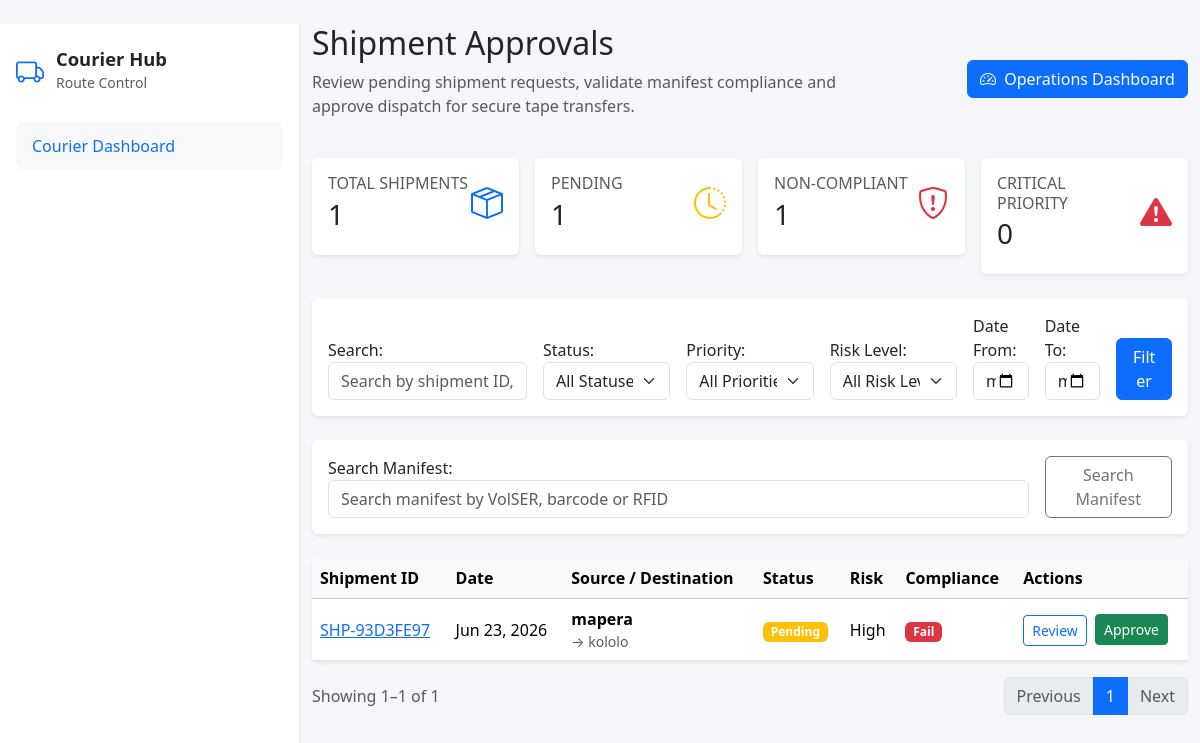
The app's page /shipment-approvals/ (signed in), older data.
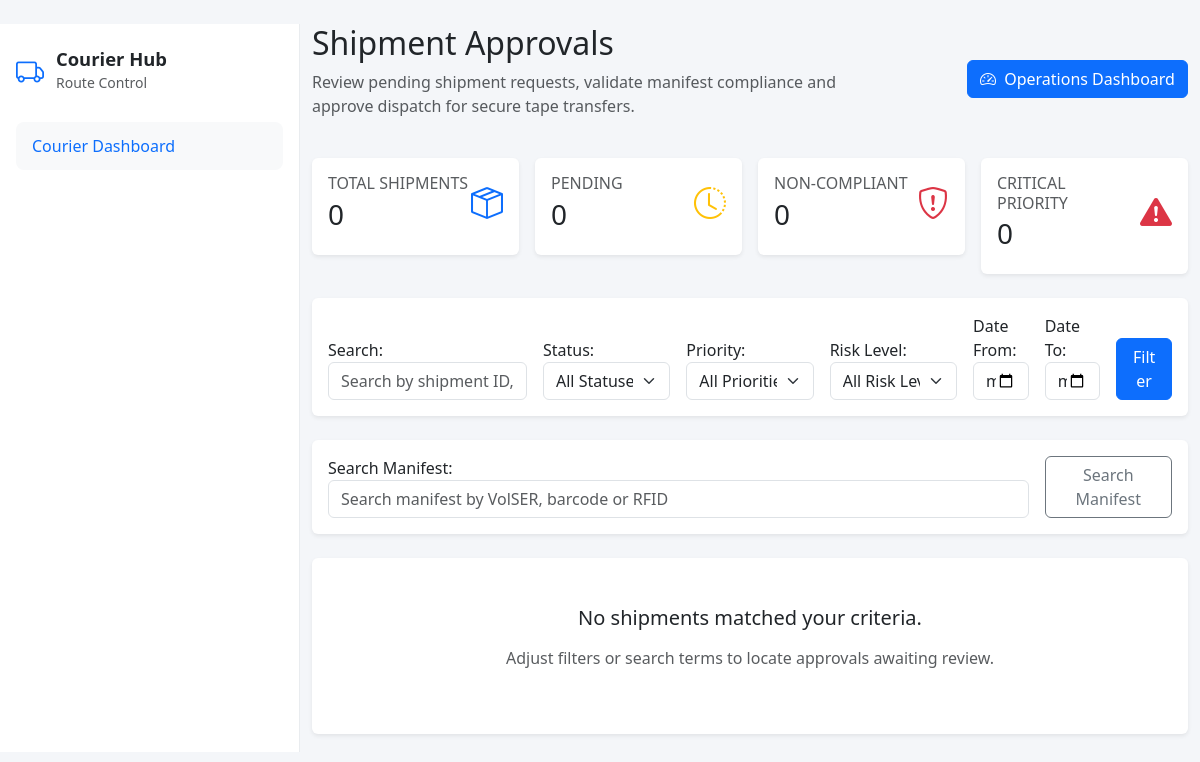
The same page, newer data.
### inventory/models.py (models this page shows, shortened)
class Shipment(models.Model):
    id = models.UUIDField(primary_key=True, default=uuid.uuid4, editable=False)
    SHIPMENT_TYPE_CHOICES = [
        ('Off-Site Transfer', 'Off-Site Transfer'),
        ('Return', 'Return'),
        ('Retrieval', 'Retrieval'),
        ('Destruction', 'Destruction'),
    ]
    SHIPMENT_STATUS_CHOICES = [
        ('Pending', 'Pending'),
        ('More Info Requested', 'More Info Requested'),
        ('Approved', 'Approved'),
        ('Rejected', 'Rejected'),
        ('Dispatched', 'Dispatched'),
        ('Picked Up', 'Picked Up'),
        ('In Transit', 'In Transit'),
        ('Delivered', 'Delivered'),
        ('Completed', 'Completed'),
        ('Return Accepted', 'Return Accepted'),
        ('Cancelled', 'Cancelled'),
    ]
    PRIORITY_LEVEL_CHOICES = [
        ('Normal', 'Normal'),
        ('High', 'High'),
        ('Critical', 'Critical'),
    ]
    DELIVERY_STATUS_CHOICES = [
        ('Delivered', 'Delivered'),
        ('Partially Delivered', 'Partially Delivered'),
    ]
    shipment_id = models.CharField(
        max_length=50,
        unique=True,
        default=generate_shipment_id,
        editable=False,
    )
    shipment_date = models.DateField(default=timezone.localdate)
    shipment_type = models.CharField(max_length=50, choices=SHIPMENT_TYPE_CHOICES)
    status = models.CharField(max_length=50, choices=SHIPMENT_STATUS_CHOICES, default='Pending')
    priority_level = models.CharField(max_length=20, choices=PRIORITY_LEVEL_CHOICES, default='Normal')
    number_of_tapes = models.PositiveIntegerField(default=0)
    source_location = models.CharField(max_length=200, blank=True)
    releasing_custodian = models.CharField(max_length=150, blank=True)
    release_datetime = models.DateTimeField(null=True, blank=True)
    destination_location = models.CharField(max_length=200, blank=True)
    receiving_organization = models.CharField(max_length=200, blank=True)
    expected_delivery_date = models.DateField(null=True, blank=True)
    receiving_custodian = models.CharField(max_length=150, blank=True)
    courier_name = models.CharField(max_length=150, blank=True)
    courier_contact = models.CharField(max_length=100, blank=True)
    vehicle_number = models.CharField(max_length=100, blank=True)
    tracking_number = models.CharField(max_length=150, blank=True)
    tapes = models.ManyToManyField('Tape', blank=True, related_name='shipments')
    approved_by = models.ForeignKey(
        settings.AUTH_USER_MODEL,
        null=True,
        blank=True,
        on_delete=models.SET_NULL,
        related_name='approved_shipments'
    )
    approval_date = models.DateTimeField(null=True, blank=True)
    approval_remarks = models.TextField(blank=True)
    delivery_date = models.DateField(null=True, blank=True)
    delivery_time = models.TimeField(null=True, blank=True)
    received_by = models.CharField(max_length=150, blank=True)
    delivery_status = models.CharField(max_length=30, choices=DELIVERY_STATUS_CHOICES, blank=True)
    delivery_notes = models.TextField(blank=True)
    created_by = models.ForeignKey(
        settings.AUTH_USER_MODEL,
        null=True,
        blank=True,
        on_delete=models.SET_NULL,
        related_name='created_shipments'
    )
    created_at = models.DateTimeField(auto_now_add=True)
    last_updated_by = models.ForeignKey(
        settings.AUTH_USER_MODEL,
        null=True,
        blank=True,
        on_delete=models.SET_NULL,
        related_name='updated_shipments'
    )
    last_updated_at = models.DateTimeField(auto_now=True)
    class Meta:
        ordering = ['-shipment_date', '-created_at']
    def has_dual_custody(self):
        return bool(self.releasing_custodian and self.receiving_custodian)
    def is_manifest_complete(self):
        return self.number_of_tapes > 0 and self.tapes.exists() and self.number_of_tapes == self.tapes.count()
    def is_overdue_for_approval(self):
        if not self.shipment_date:
            return False
        return self.status in ['Pending', 'More Info Requested'] and self.shipment_date < (timezone.localdate() - timedelta(days=2))
    def compliance_checks(self):
        checks = {
            'tape_exists': self.tapes.exists(),
            'duplicate_tapes': not self.tapes.values('id').annotate(count=Count('id')).filter(count__gt=1).exists(),
            'manifest_complete': self.is_manifest_complete(),
            'retention_compliance': not self.tapes.filter(retention_end_date__lt=(self.expected_delivery_date or timezone.localdate())).exists(),
            'legal_hold': not self.tapes.filter(legal_hold=True).exists(),
            'audit_hold': not self.tapes.filter(audit_hold=True).exists(),
            'damage_status': not self.tapes.filter(status='Damaged').exists(),
            'missing_tape_status': not self.tapes.filter(status='Missing').exists(),
            'dual_custody': self.has_dual_custody(),
        }
        return checks
    def compliance_passed(self):
        return all(self.compliance_checks().values())
    def risk_score(self):
        score = 0
        if self.tapes.filter(status='Missing').exists():
            score += 30
        if self.tapes.filter(status='Damaged').exists():
            score += 25
        if self.tapes.filter(legal_hold=True).exists():
            score += 20
        if self.tapes.filter(audit_hold=True).exists():
            score += 20
        if not self.is_manifest_complete():
            score += 15
        if self.priority_level == 'Critical':
            score += 15
        elif self.priority_level == 'High':
            score += 8
        return min(score, 100)
    def risk_level(self):
        score = self.risk_score()
        if score >= 70:
            return 'Critical'
        if score >= 45:
            return 'High'
        if score >= 20:
            return 'Medium'
        return 'Low'

### inventory/views.py (the view, shortened to what this page needs)
# urls.py: path('shipment-approvals/', views.shipment_approvals, name='shipment-approvals'),
@user_passes_test(lambda u: u.is_superuser or is_operations_manager(u), login_url='signin')
@login_required(login_url='signin')
def shipment_approvals(request):
    filter_form = ShipmentApprovalFilterForm(request.GET or None)
    manifest_form = ManifestSearchForm(request.GET or None)
    shipments = Shipment.objects.select_related('approved_by', 'created_by', 'last_updated_by').prefetch_related('tapes').order_by('-shipment_date')
    risk_level_filter = None
    if risk_level_filter:
        shipments = [shipment for shipment in shipments if shipment.risk_level() == risk_level_filter]
    if not isinstance(shipments, list):
        shipments = list(shipments)
    total_shipments = len(shipments)
    pending_count = sum(1 for shipment in shipments if shipment.status == 'Pending')
    more_info_count = sum(1 for shipment in shipments if shipment.status == 'More Info Requested')
    approved_count = sum(1 for shipment in shipments if shipment.status == 'Approved')
    rejected_count = sum(1 for shipment in shipments if shipment.status == 'Rejected')
    critical_count = sum(1 for shipment in shipments if shipment.priority_level == 'Critical')
    non_compliant_count = sum(1 for shipment in shipments if not shipment.compliance_passed())
    overdue_count = sum(1 for shipment in shipments if shipment.is_overdue_for_approval())
    page_number = request.GET.get('page', 1)
    paginator = Paginator(shipments, 10)
    shipment_page = paginator.get_page(page_number)
    context = {
        'dashboard_tabs': OPERATIONS_FEATURE_TABS,
        'filter_form': filter_form,
        'manifest_form': manifest_form,
        'shipments': shipment_page,
        'total_shipments': total_shipments,
        'pending_count': pending_count,
        'more_info_count': more_info_count,
        'approved_count': approved_count,
        'rejected_count': rejected_count,
        'critical_count': critical_count,
        'non_compliant_count': non_compliant_count,
        'overdue_count': overdue_count,
        'has_results': total_shipments > 0,
    }
    if request.GET.get('partial'):
        return render(request, 'shipment_approvals_fragment.html', context)
    return render(request, 'shipment_approvals.html', context)

### inventory/forms.py
class ManifestSearchForm(forms.Form):
    query = forms.CharField(
        required=False,
        widget=forms.TextInput(attrs={'class': 'form-control', 'placeholder': 'Search manifest by VolSER, barcode or RFID'}),
        label='Search Manifest',
    )
    tape_status = forms.ChoiceField(
        required=False,
        choices=[('', 'All Tape Statuses')] + Tape.STATUS_CHOICES,
        widget=forms.Select(attrs={'class': 'form-select'}),
        label='Tape Status',
    )

### inventory/templates/shipment_approvals.html (shortened to what the changed rows need)
{% extends 'base.html' %}
{% load static %}
{% block content %}
<div class="row mb-4">
    <div class="col-md-8">
        <h2 class="mb-2">Shipment Approvals</h2>
    </div>
</div>
<div class="row g-3 mb-4">
    <div class="col-sm-6 col-xl-3">
        <div class="card shadow-sm border-0">
            <div class="card-body">
                <div class="d-flex justify-content-between align-items-center mb-2">
                    <div>
                        <h6 class="text-uppercase text-muted mb-1">Total Shipments</h6>
                        <h3 class="mb-0">{{ total_shipments }}</h3>
                    </div>
                </div>
            </div>
        </div>
    </div>
    <div class="col-sm-6 col-xl-3">
        <div class="card shadow-sm border-0">
            <div class="card-body">
                <div class="d-flex justify-content-between align-items-center mb-2">
                    <div>
                        <h6 class="text-uppercase text-muted mb-1">Pending</h6>
                        <h3 class="mb-0">{{ pending_count }}</h3>
                    </div>
                </div>
            </div>
        </div>
    </div>
    <div class="col-sm-6 col-xl-3">
        <div class="card shadow-sm border-0">
            <div class="card-body">
                <div class="d-flex justify-content-between align-items-center mb-2">
                    <div>
                        <h6 class="text-uppercase text-muted mb-1">Non-Compliant</h6>
                        <h3 class="mb-0">{{ non_compliant_count }}</h3>
                    </div>
                </div>
            </div>
        </div>
    </div>
</div>
{% if has_results %}
<div class="card shadow-sm border-0">
    <div class="card-body p-0">
        <div class="table-responsive">
            <table class="table table-hover align-middle mb-0">
                <thead class="table-light">
                    <tr>
                        <th>Shipment ID</th>
                        <th>Date</th>
                        <th>Source / Destination</th>
                        <th>Status</th>
                        <th>Risk</th>
                        <th>Compliance</th>
                        <th>Actions</th>
                    </tr>
                </thead>
                <tbody>
                    {% for shipment in shipments %}
                    <tr>
                        <td><a href="{% url 'shipment-detail' shipment.pk %}">{{ shipment.shipment_id }}</a></td>
                        <td>{{ shipment.shipment_date|date:'M d, Y' }}</td>
                        <td>
                            <div class="fw-semibold">{{ shipment.source_location|default:'N/A' }}</div>
                            <div class="text-muted small">→ {{ shipment.destination_location|default:'N/A' }}</div>
                        </td>
                        <td>
                            {% if shipment.status == 'Pending' %}
                                <span class="badge bg-warning">{{ shipment.status }}</span>
                            {% elif shipment.status == 'More Info Requested' %}
                                <span class="badge bg-secondary">{{ shipment.status }}</span>
                            {% elif shipment.status == 'Approved' %}
                                <span class="badge bg-success">{{ shipment.status }}</span>
                            {% elif shipment.status == 'Rejected' %}
                                <span class="badge bg-danger">{{ shipment.status }}</span>
                            {% else %}
                                <span class="badge bg-info">{{ shipment.status }}</span>
                            {% endif %}
                        </td>
                        <td>{{ shipment.risk_level }}</td>
                        <td>
                            {% if shipment.compliance_passed %}
                                <span class="badge bg-success">Pass</span>
                            {% else %}
                                <span class="badge bg-danger">Fail</span>
                            {% endif %}
                        </td>
                        <td>
                            <a class="btn btn-sm btn-outline-primary" href="{% url 'shipment-detail' shipment.pk %}">Review</a>
                            {% if shipment.status == 'Pending' %}
                            <form method="post" action="{% url 'shipment-detail' shipment.pk %}" class="d-inline-flex align-items-center ms-1">
                                <button type="submit" class="btn btn-sm btn-success">Approve</button>
                            </form>
                            {% endif %}
                        </td>
                    </tr>
                    {% endfor %}
                </tbody>
            </table>
        </div>
    </div>
</div>
<nav class="d-flex justify-content-between align-items-center mt-3">
    <div class="text-muted">Showing {{ shipments.start_index }}–{{ shipments.end_index }} of {{ shipments.paginator.count }}</div>
    <ul class="pagination mb-0">
        {% if shipments.has_previous %}
        <li class="page-item"><a class="page-link" href="?page={{ shipments.previous_page_number }}">Previous</a></li>
        {% else %}
        <li class="page-item disabled"><span class="page-link">Previous</span></li>
        {% endif %}
        {% for num in shipments.paginator.page_range %}
            {% if num == shipments.number %}
                <li class="page-item active"><span class="page-link">{{ num }}</span></li>
            {% elif num >= shipments.number|add:'-2' and num <= shipments.number|add:'2' %}
                <li class="page-item"><a class="page-link" href="?page={{ num }}">{{ num }}</a></li>
            {% endif %}
        {% endfor %}
        {% if shipments.has_next %}
        <li class="page-item"><a class="page-link" href="?page={{ shipments.next_page_number }}">Next</a></li>
        {% else %}
        <li class="page-item disabled"><span class="page-link">Next</span></li>
        {% endif %}
    </ul>
</nav>
{% else %}
<div class="card shadow-sm border-0">
    <div class="card-body text-center py-5">
        <h5 class="mb-3">No shipments matched your criteria.</h5>
        <p class="text-muted">Adjust filters or search terms to locate approvals awaiting review.</p>
    </div>
</div>
{% endif %}
{% endblock %}

Row changes from the older to the newer data that the page shows:
removed Shipment: shipment_id "SHP-93D3FE97", shipment_date "Jun 23, 2026", source_location "mapera", destination_location "kololo", status "Pending", risk_level "High", releasing_custodian "Fail"
Text that changed along with them:
{{ total_shipments }}: "1" → "0"
{{ pending_count }}: "1" → "0"
{{ non_compliant_count }}: "1" → "0"
{{ shipments.start_index }}: "1" → (not shown)
{{ shipments.end_index }}: "1" → (not shown)
{{ shipments.paginator.count }}: "1" → (not shown)
text no longer shown: "Shipment ID Date Source / Destination Status Risk Compliance Actions Showing – of Previous Next"
text now shown: "No shipments matched your criteria. Adjust filters or search terms to locate approvals awaiting review."
list line gone: "1"
